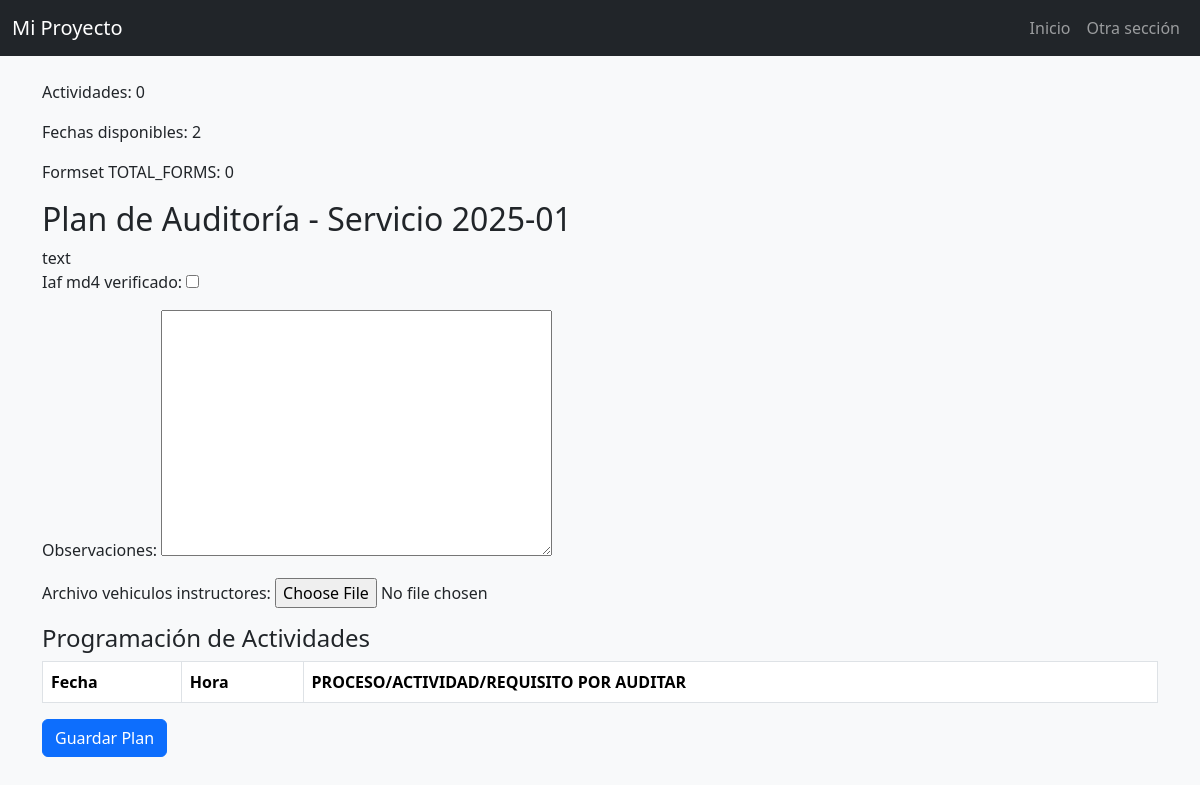
The app's page /auditores/plan/5/ (signed in), older data.
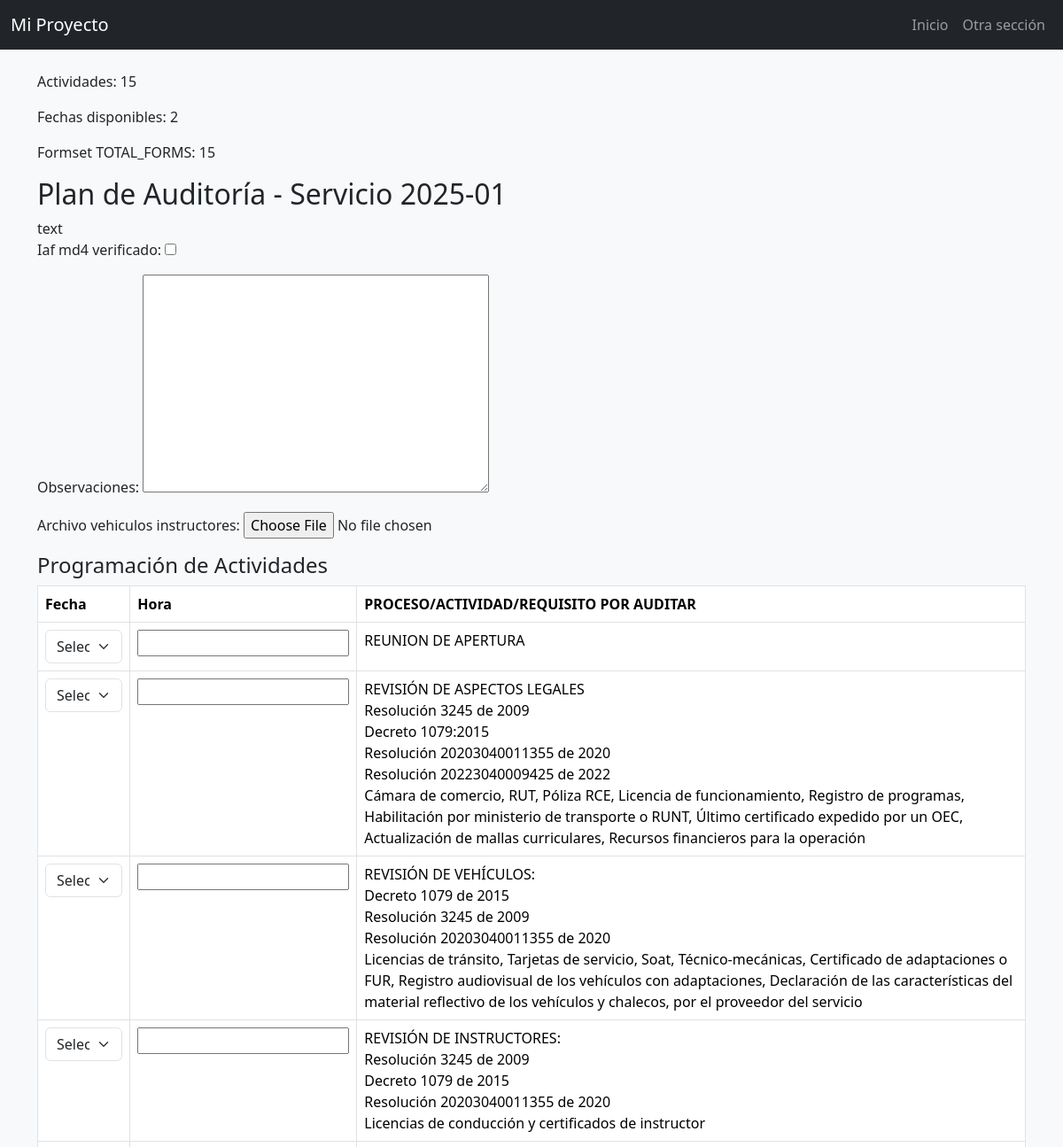
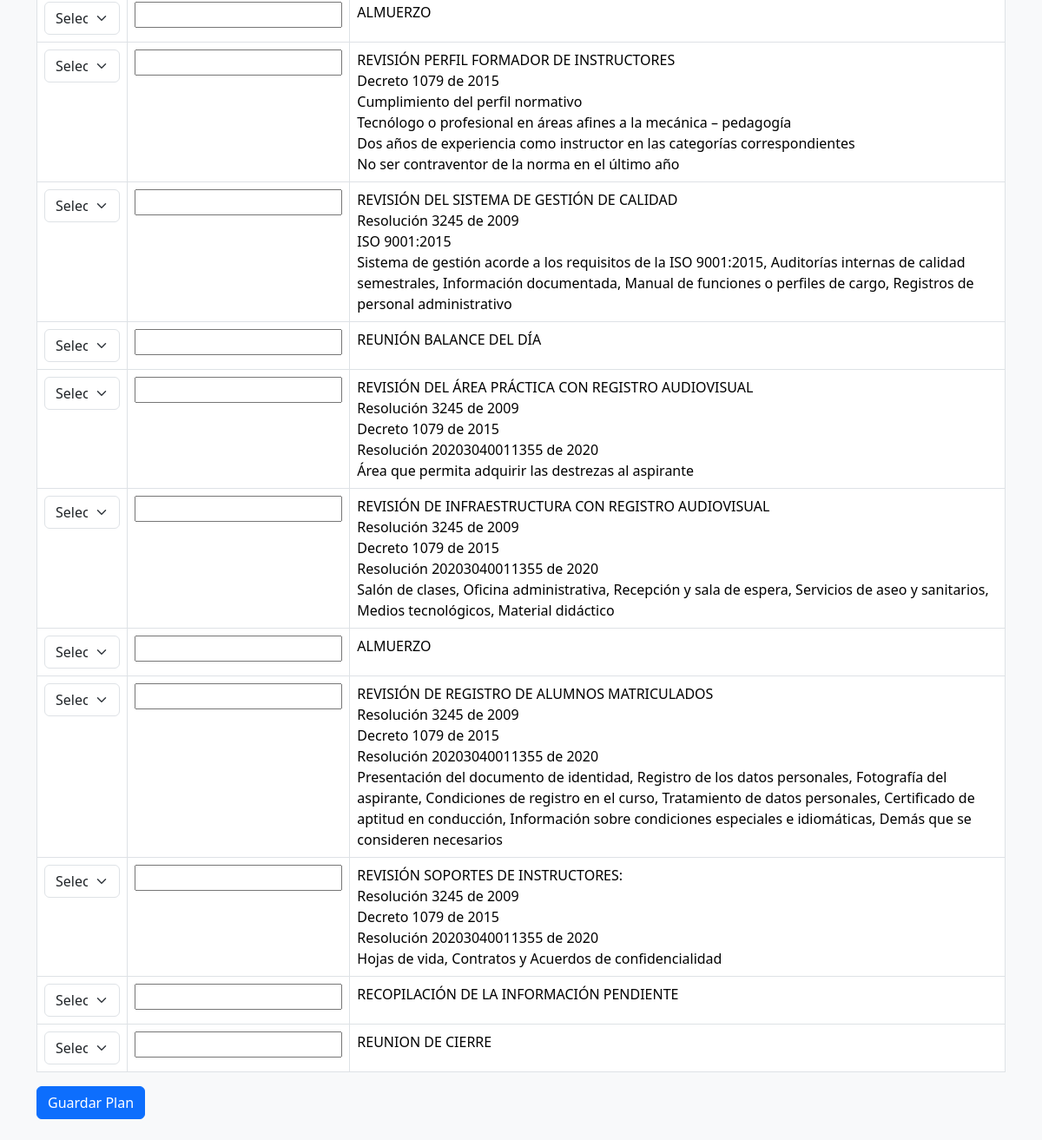
The same page, newer data (2 pictures, top to bottom).
### programacion/models.py (models this page shows, shortened)
class ProgramacionAuditoria(models.Model):
    cotizacion = models.ForeignKey('cotizaciones.Cotizacion', on_delete=models.CASCADE)
    nivel_auditoria = models.ForeignKey(NivelAuditoriaCEA, on_delete=models.SET_NULL, null=True, blank=True)
    fecha_programacion_etapa1 = models.DateField(null=True, blank=True)
    hora_etapa1 = models.TimeField(default='00:00')
    auditores = models.ForeignKey(Auditor, on_delete=models.SET_NULL, null=True, blank=True)
    iaf_md4_confirmado = models.BooleanField(default=False)
    estado = models.CharField(max_length=20, choices=(
        ('Pendiente', 'Pendiente'),
        ('En Curso', 'En Curso'),
        ('Finalizada', 'Finalizada'),
        ('Cancelada', 'Cancelada'),
    ), default='Pendiente')  # Valor predeterminado para "estado"

### cotizaciones/models.py (models this page shows, shortened)
class Cotizacion(models.Model):
    solicitud = models.ForeignKey(Solicitud, on_delete=models.CASCADE, related_name="cotizaciones")
    numero_servicio = models.CharField(max_length=100, unique=True)
    fecha_cotizacion = models.DateField(null=True, blank=True)
    tipo_servicio = models.ManyToManyField("TipoServicio")
    dias_auditoria_etapa_1 = models.DecimalField(max_digits=3, decimal_places=1, null=True, blank=True)
    dias_auditoria_etapa_2 = models.DecimalField(max_digits=3, decimal_places=1, null=True, blank=True)
    precio_neto = models.DecimalField(max_digits=10, decimal_places=2, help_text="Valor sin IVA")
    precio_iva = models.DecimalField(max_digits=10, decimal_places=2, default=Decimal("0.00"), help_text="IVA (19%)")
    precio_total = models.DecimalField(max_digits=10, decimal_places=2, default=Decimal("0.00"), help_text="Total con IVA")
    ESTADO_CHOICES = [
        ('Pendiente', 'Pendiente'),
        ('Aprobada', 'Aprobada'),
        ('Rechazada', 'Rechazada'),
        ('Programada', 'Programada'),
    ]
    estado = models.CharField(max_length=20, choices=ESTADO_CHOICES, default='Pendiente')

### documentacion_auditores/models.py (models this page shows, shortened)
class ActividadCEA(models.Model):
    nivel = models.ForeignKey(NivelAuditoriaCEA, on_delete=models.CASCADE)
    descripcion = models.TextField("Proceso/Actividad/Requisito por Auditar")
    orden = models.PositiveIntegerField(default=0)

### documentacion_auditores/views.py (the view)
# urls.py: path('plan/<int:programacion_id>/', views.crear_plan, name='crear_plan'),
@login_required
@user_passes_test(lambda u: u.groups.filter(name='Auditores').exists())
def crear_plan(request, programacion_id):
    programacion = get_object_or_404(ProgramacionAuditoria, id=programacion_id)
    plan_existente = PlanAuditoria.objects.filter(programacion=programacion).first()
    if plan_existente:
        messages.info(request, "Ya existe un plan para esta programación. Puedes editarlo aquí.")
        return redirect('editar_plan', plan_existente.id)
    actividades = list(ActividadCEA.objects.filter(nivel=programacion.nivel_auditoria))
    fechas_etapa2 = list(programacion.fechas_etapa2.all())
    fechas_disponibles = [f.fecha for f in fechas_etapa2]
    print(f"Actividades: {len(actividades)}")
    print(f"Fechas disponibles: {fechas_disponibles}")
    if request.method == 'POST':
        print("POST recibido")
        form = PlanAuditoriaForm(request.POST, request.FILES)
        formset_factory = modelformset_factory(
            HoraActividadPlan,
            fields=('fecha', 'hora'),
            extra=len(actividades)
        )
        formset = formset_factory(request.POST)
        print("Form válido:", form.is_valid())
        print("Formset válido:", formset.is_valid())
        print("Form errors:", form.errors)
        print("Formset errors:", formset.errors)
        if form.is_valid() and formset.is_valid():
            print("Guardando plan...")
            plan = form.save(commit=False)
            plan.programacion = programacion
            plan.auditor = request.user
            if fechas_etapa2:
                plan.fecha_aprobacion = fechas_etapa2[0].fecha - timedelta(days=2)
            else:
                from django.utils import timezone
                plan.fecha_aprobacion = timezone.now().date()
            plan.save()
            from documentacion_auditores.models import ActaAuditoria
            acta, creada = ActaAuditoria.objects.get_or_create(plan=plan)
            for subform, actividad in zip(formset, actividades):
                hora_actividad = subform.save(commit=False)
                hora_actividad.plan = plan
                hora_actividad.actividad = actividad
                hora_actividad.save()
            messages.success(request, "Plan de auditoría creado correctamente.")
            return redirect('dashboard_auditor')
        else:
            messages.error(request, "Corrige los errores en el formulario.")
    else:
        form = PlanAuditoriaForm()
        formset_factory = modelformset_factory(
            HoraActividadPlan,
            fields=('fecha', 'hora'),
            extra=len(actividades)
        )
        formset = formset_factory(queryset=HoraActividadPlan.objects.none())
    return render(request, 'documentacion_auditores/plan_form.html', {
        'form': form,
        'formset': formset,
        'actividades': actividades,
        'fechas_disponibles': fechas_disponibles,
        'programacion': programacion,
    })

### documentacion_auditores/forms.py
class PlanAuditoriaForm(forms.ModelForm):
    class Meta:
        model = PlanAuditoria
        fields = ['iaf_md4_verificado', 'observaciones', 'archivo_vehiculos_instructores']

### documentacion_auditores/templatetags/index.py (called while the page is built)
@register.filter
def index(List, i):
    return List[i]

### documentacion_auditores/templates/documentacion_auditores/plan_form.html (shortened to what this page needs)
{% extends "layouts/base.html" %}
{% load static index %}
{% block content %}
<p>Actividades: {{ actividades|length }}</p>
<p>Fechas disponibles: {{ fechas_disponibles|length }}</p>
<p>Formset TOTAL_FORMS: {{ formset.management_form.TOTAL_FORMS.value }}</p>
<h2>Plan de Auditoría - Servicio {{ programacion.cotizacion.numero_servicio }}</h2>
text
<form method="post" enctype="multipart/form-data">
    {{ form.as_p }}
    <h4>Programación de Actividades</h4>
    <table class="table table-bordered">
        <thead>
            <tr>
                <th>Fecha</th>
                <th>Hora</th>
                <th>PROCESO/ACTIVIDAD/REQUISITO POR AUDITAR</th>
            </tr>
        </thead>
        <tbody>
            {% for subform in formset %}
                {% with actividad=actividades|index:forloop.counter0 %}
                <tr>
                    <td>
                        <select name="form-{{ forloop.counter0 }}-fecha" class="form-select">
                            <option value="">Seleccione una fecha</option>
                        </select>
                    </td>
                    <td>{{ subform.hora }}</td>
                    <td style="white-space: pre-line;">{{ actividad.descripcion }}</td>
                </tr>
                {% endwith %}
            {% endfor %}
        </tbody>
    </table>
    <button type="submit" class="btn btn-primary">Guardar Plan</button>
</form>
{% endblock %}

### myapp/templates/layouts/base.html (shortened to what this page needs)
{% load static %}
<!DOCTYPE html>
<html lang="es">
<head>
    <link rel="stylesheet" href="https://cdn.jsdelivr.net/npm/bootstrap@5.3.3/dist/css/bootstrap.min.css">
    <link rel="stylesheet" href="https://cdn.jsdelivr.net/npm/bootstrap-icons@1.10.5/font/bootstrap-icons.css">
    <link rel="stylesheet" href="{% static 'myapp/styles/custom.css' %}">
</head>
<body style="background-color: #f8f9fa;">
    <nav class="navbar navbar-expand-lg navbar-dark bg-dark">
      <div class="container-fluid">
        <a class="navbar-brand" href="/">Mi Proyecto</a>
        <div class="collapse navbar-collapse" id="navbarNav">
          <ul class="navbar-nav ms-auto">
            <li class="nav-item"><a class="nav-link" href="/">Inicio</a></li>
            <li class="nav-item"><a class="nav-link" href="#">Otra sección</a></li>
          </ul>
        </div>
      </div>
    </nav>
    <main class="container my-4">
        {% block content %}
        {% endblock %}
    </main>
</body>
</html>

Row changes from the older to the newer data that the page shows:
added ActividadCEA: descripcion "REUNION DE APERTURA"
added ActividadCEA: descripcion "REVISIÓN DE ASPECTOS LEGALES Resolución 3245 de 2009 Decreto 1079:2015 Resolución 20203040011355 de 2020 Resolución 20223040009425 de 2022 Cámara de comercio, RUT, Póliza RCE, Licencia de funcionamiento, Registro de programas, Habilitación por ministerio de transporte o RUNT, Último certificado expedido por un OEC, Actualización de mallas curriculares, Recursos financieros para la operación"
added ActividadCEA: descripcion "REVISIÓN DE VEHÍCULOS: Decreto 1079 de 2015 Resolución 3245 de 2009 Resolución 20203040011355 de 2020 Licencias de tránsito, Tarjetas de servicio, Soat, Técnico-mecánicas, Certificado de adaptaciones o FUR, Registro audiovisual de los vehículos con adaptaciones, Declaración de las características del material reflectivo de los vehículos y chalecos, por el proveedor del servicio"
added ActividadCEA: descripcion "REVISIÓN DE INSTRUCTORES: Resolución 3245 de 2009 Decreto 1079 de 2015 Resolución 20203040011355 de 2020 Licencias de conducción y certificados de instructor"
added ActividadCEA: descripcion "ALMUERZO"
added ActividadCEA: descripcion "REVISIÓN PERFIL FORMADOR DE INSTRUCTORES Decreto 1079 de 2015 Cumplimiento del perfil normativo Tecnólogo o profesional en áreas afines a la mecánica – pedagogía Dos años de experiencia como instructor en las categorías correspondientes No ser contraventor de la norma en el último año"
added ActividadCEA: descripcion "REVISIÓN DEL SISTEMA DE GESTIÓN DE CALIDAD Resolución 3245 de 2009 ISO 9001:2015 Sistema de gestión acorde a los requisitos de la ISO 9001:2015, Auditorías internas de calidad semestrales, Información documentada, Manual de funciones o perfiles de cargo, Registros de personal administrativo"
added ActividadCEA: descripcion "REUNIÓN BALANCE DEL DÍA"
added ActividadCEA: descripcion "REVISIÓN DEL ÁREA PRÁCTICA CON REGISTRO AUDIOVISUAL Resolución 3245 de 2009 Decreto 1079 de 2015 Resolución 20203040011355 de 2020 Área que permita adquirir las destrezas al aspirante"
added ActividadCEA: descripcion "REVISIÓN DE INFRAESTRUCTURA CON REGISTRO AUDIOVISUAL Resolución 3245 de 2009 Decreto 1079 de 2015 Resolución 20203040011355 de 2020 Salón de clases, Oficina administrativa, Recepción y sala de espera, Servicios de aseo y sanitarios, Medios tecnológicos, Material didáctico"
added ActividadCEA: descripcion "ALMUERZO"
added ActividadCEA: descripcion "REVISIÓN DE REGISTRO DE ALUMNOS MATRICULADOS Resolución 3245 de 2009 Decreto 1079 de 2015 Resolución 20203040011355 de 2020 Presentación del documento de identidad, Registro de los datos personales, Fotografía del aspirante, Condiciones de registro en el curso, Tratamiento de datos personales, Certificado de aptitud en conducción, Información sobre condiciones especiales e idiomáticas, Demás que se consideren necesarios"
added ActividadCEA: descripcion "REVISIÓN SOPORTES DE INSTRUCTORES: Resolución 3245 de 2009 Decreto 1079 de 2015 Resolución 20203040011355 de 2020 Hojas de vida, Contratos y Acuerdos de confidencialidad"
added ActividadCEA: descripcion "RECOPILACIÓN DE LA INFORMACIÓN PENDIENTE"
added ActividadCEA: descripcion "REUNION DE CIERRE"
Text that changed along with them:
{{ actividades|length }}: "0" → "15"
text no longer shown: "0"
text now shown: "15"
new list line: "Seleccione una fecha "
